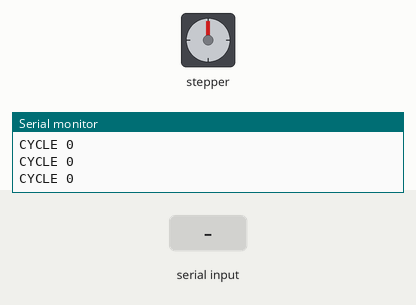
The sketch below on a simulated Arduino Uno, built with avr-gcc and run on an emulated ATmega328P. Parts: stepper motor, the last lines printed to the serial monitor. Inputs (shaded band) come from the test bench. Stepper angles assume 2048 steps per turn.

Above: at 1.2 s.
1.3 s: "SPEED,45\n" received over Serial
2.8 s: "START\n" received over Serial
At 3.89 s:
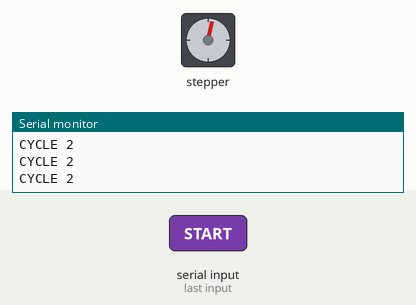
5.8 s: "SPEED\n" received over Serial
At 5.8 s:
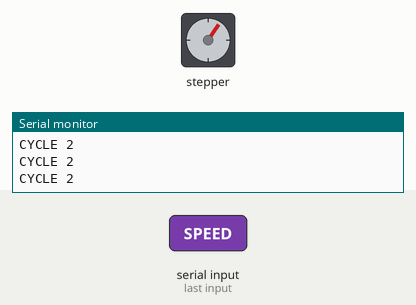
7.3 s: "SPEED,45\n" received over Serial
At 8.28 s:
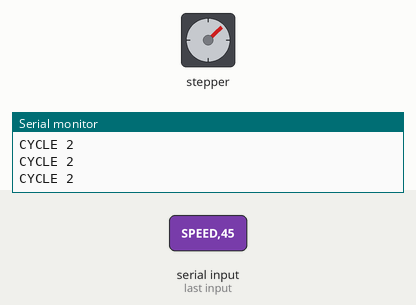
10.3 s: "STOP\n" received over Serial
At 10.3 s:
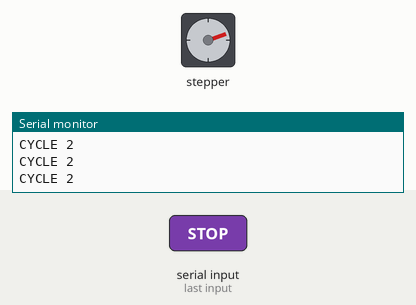
11.8 s: "START\n" received over Serial
At 12.89 s:
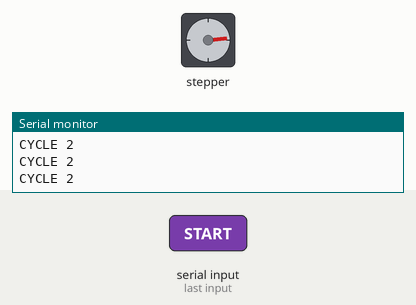
Timing chart, 0 to 17.5 s (numbered marks = the images above; inputs shaded):
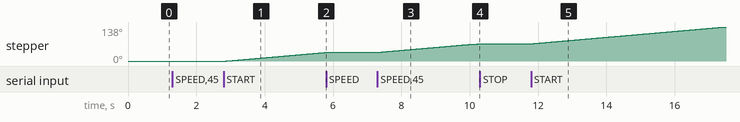

The sketch:

stepper_control.ino
```cpp
#include <Stepper.h>

const int stepsPerRevolution = 2048; // 28BYJ-48 mit 64:1 Untersetzung
Stepper myStepper(stepsPerRevolution, 2, 3, 4, 5);

bool running = false;
int speedRPM = 0;
unsigned long lastSend = 0;

void setup() {
  Serial.begin(9600);
  Serial.println("Arduino bereit");
}

void loop() {
  if (Serial.available()) {
    String cmd = Serial.readStringUntil('\n');
    cmd.trim();

    if (cmd.startsWith("SPEED")) {
      int val = cmd.substring(6).toInt();
      val = constrain(val, 0, 100);
      speedRPM = map(val, 0, 100, 0, 6);
      myStepper.setSpeed(speedRPM);
    }
    else if (cmd == "START") running = true;
    else if (cmd == "STOP")  running = false;
  }

  if (running && speedRPM > 0) {
    myStepper.step(1);
  }

  if (millis() - lastSend > 100) {
    Serial.print("CYCLE ");
    Serial.println(speedRPM);
    lastSend = millis();
  }
}
```

Measured:
- after the input at 2.8 s, stepper: keeps turning clockwise at about 12°/s, starting after 0.08 s
- after the input at 5.8 s, stepper: stops changing and stays 35°
- after the input at 7.3 s, stepper: keeps turning clockwise at about 12°/s, starting at once
- after the input at 10.3 s, stepper: stops changing and stays 71°
- after the input at 11.8 s, stepper: keeps turning clockwise at about 12°/s, starting after 0.08 s
